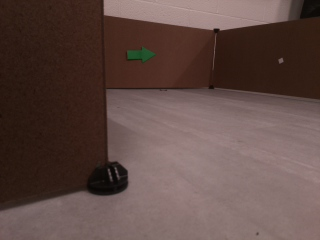
#> input picture src/maze_navigation/maze_navigation/2024F_imgs/298.png, 320 x 240 px, found by its file name
$ python find_color.py
#> lines starting #> are read from the running program, lines starting #| are printed output that depends on the picture; after the words box and inside, x2 and y2 are one past the last pixel; in counts of white or black regions, pixels touching at a corner belong together
#!/usr/bin/env python3

import cv2
import numpy as np

image = cv2.imread('./2024F_imgs/298.png')
#> image is the input picture: shape (240, 320, 3); mean B, G, R 68.9, 73.9, 95.4
hsv = cv2.cvtColor(image, cv2.COLOR_BGR2HSV)
#> hsv: shape (240, 320, 3); mean H, S, V 6.1, 92.3, 95.5
x, y, w, h = [0,0,0,0]

def get_color(event, x, y, flags, param):

    if event == cv2.EVENT_LBUTTONDOWN:
        # Read the pixel color in BGR
        bgr_color = hsv[y, x]

        print(f"HSV color: {bgr_color}")


# In HSV space
lb_G = np.array([50, 120, 65])     # lower bound for green
ub_G = np.array([100, 180, 190])   # upper bound for green

lb_B = np.array([90, 40, 30])      # lower bound for blue
ub_B = np.array([135, 150, 140])   # upper bound for blue

lb_R = np.array([150, 120, 90])    # lower bound for Red
ub_R = np.array([200, 250, 280])   # upper bound for Red

mask_G = cv2.inRange(hsv, lb_G, ub_G)
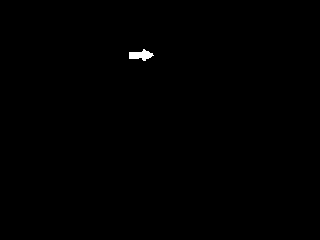
#> mask_G: shape (240, 320); 0.23% white; 1 white region
mask_B = cv2.inRange(hsv, lb_B, ub_B)
#> mask_B: shape (240, 320); every value is 0
mask_R = cv2.inRange(hsv, lb_R, ub_R)

mask = cv2.bitwise_or(cv2.bitwise_or(mask_G,mask_B),mask_R)
cv2.namedWindow('Mask')
cv2.imshow('Mask',mask)

# Find contours
result = cv2.bitwise_and(image, image, mask)

contours, hierarchy = cv2.findContours(mask, cv2.RETR_TREE, cv2.CHAIN_APPROX_SIMPLE)
#> contours = 1 contour; box (x1, y1, x2, y2) and area: (129, 49, 154, 61) 145

# Draw bounding box around the contour with the largest area
max_area = 50
max_contour = None

for contour in contours:
    area = cv2.contourArea(contour)
    print(area)
    if area > max_area:
        max_area = area
        max_contour = contour
#> this loop made 1 pass
#> (area, max_area) on pass 1: (145, 145)
#| 145.0
#> after the loop, max_area = 145; max_contour = contour of 25 points, box (x1, y1, x2, y2) (129, 49, 154, 61), area 145

if max_contour is not None:
    x, y, w, h = cv2.boundingRect(max_contour)
#> x = 129; y = 49; w = 25; h = 12

cv2.rectangle(image, (x, y), (x+w, y+h), (0, 255, 0), 1)
#> image: shape (240, 320, 3); 0.1% of pixels changed, all inside (x1, y1, x2, y2) = (129, 49, 155, 62)

cv2.namedWindow('Frame')
cv2.setMouseCallback('Frame', get_color)
cv2.imshow('Frame',image)
cv2.waitKey(0)
cv2.destroyAllWindows()

$ run again, with src/maze_navigation/maze_navigation/2024F_imgs/100.png copied over src/maze_navigation/maze_navigation/2024F_imgs/298.png
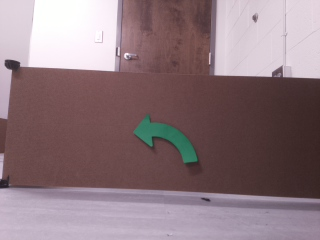
#> input picture src/maze_navigation/maze_navigation/2024F_imgs/100.png, 320 x 240 px, found by its file name
#> image is the input picture: shape (240, 320, 3); mean B, G, R 125.6, 119.8, 141
#> hsv: shape (240, 320, 3); mean H, S, V 132.6, 54, 142.6
#> `mask_G = cv2.inRange(hsv, lb_G, ub_G)`:
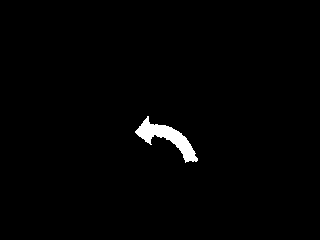
#> mask_G: shape (240, 320); 1.2% white; 1 white region
#> mask_B: shape (240, 320); every value is 0
#> contours = 1 contour; box (x1, y1, x2, y2) and area: (135, 116, 198, 163) 868
#> the loop `for contour in contours:` made 1 pass
#> (area, max_area) on pass 1: (868, 868)
#> (printed output is left out)
#> after the loop `for contour in contours:`: max_area = 868; max_contour = contour of 110 points, box (x1, y1, x2, y2) (135, 116, 198, 163), area 868
#> x = 135; y = 116; w = 63; h = 47
#> `cv2.rectangle(image, (x, y), (x+w, y+h), (0, 255, 0), 1)`:
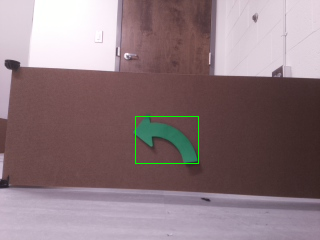
#> image: shape (240, 320, 3); 0.29% of pixels changed, all inside (x1, y1, x2, y2) = (135, 116, 199, 164)

$ run again, with src/maze_navigation/maze_navigation/2024F_imgs/103.png copied over src/maze_navigation/maze_navigation/2024F_imgs/298.png
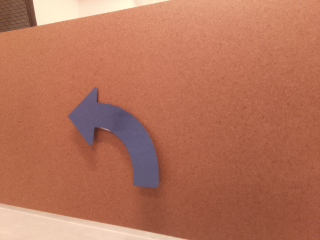
#> input picture src/maze_navigation/maze_navigation/2024F_imgs/103.png, 320 x 240 px, found by its file name
#> image is the input picture: shape (240, 320, 3); mean B, G, R 89.5, 114.1, 181.9
#> hsv: shape (240, 320, 3); mean H, S, V 14.4, 133, 182.5
#> mask_G: shape (240, 320); every value is 0
#> `mask_B = cv2.inRange(hsv, lb_B, ub_B)`:
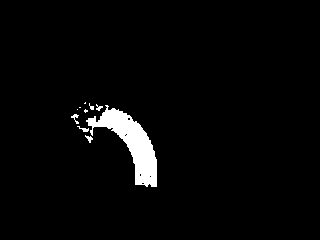
#> mask_B: shape (240, 320); 2.9% white; 10 white regions (5 under 20 px)
#> contours = 16 contours, 15 with area under 20; largest, box (x1, y1, x2, y2) and area: (86, 105, 157, 187) 1984
#> the loop `for contour in contours:` made 16 passes
#> (area, max_area) on pass 7: (1984.5, 1984.5)
#> (printed output is left out)
#> after the loop `for contour in contours:`: max_area = 1984.5; max_contour = contour of 129 points, box (x1, y1, x2, y2) (86, 105, 157, 187), area 1984
#> x = 86; y = 105; w = 71; h = 82
#> `cv2.rectangle(image, (x, y), (x+w, y+h), (0, 255, 0), 1)`:
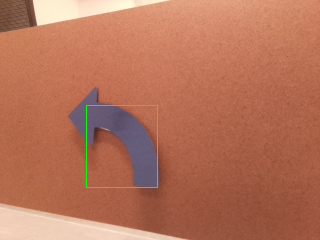
#> image: shape (240, 320, 3); 0.4% of pixels changed, all inside (x1, y1, x2, y2) = (86, 105, 158, 188)

$ run again, with src/maze_navigation/maze_navigation/2024F_imgs/104.png copied over src/maze_navigation/maze_navigation/2024F_imgs/298.png
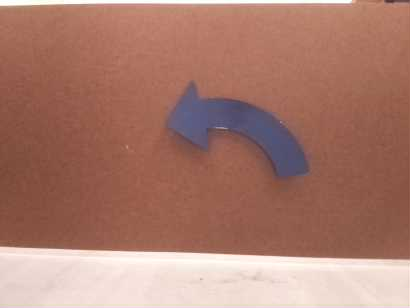
#> input picture src/maze_navigation/maze_navigation/2024F_imgs/104.png, 410 x 308 px, found by its file name
#> image is the input picture: shape (308, 410, 3); mean B, G, R 110.5, 123.8, 170.2
#> hsv: shape (308, 410, 3); mean H, S, V 15.3, 99.1, 171.1
#> mask_G: shape (308, 410); every value is 0
#> `mask_B = cv2.inRange(hsv, lb_B, ub_B)`:
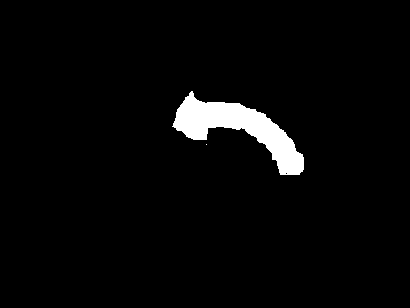
#> mask_B: shape (308, 410); 3.2% white; 2 white regions (1 under 20 px)
#> contours = 3 contours, 2 with area under 20; largest, box (x1, y1, x2, y2) and area: (172, 91, 304, 175) 3836
#> the loop `for contour in contours:` made 3 passes
#> (area, max_area) on pass 2: (3836, 3836)
#> (printed output is left out)
#> after the loop `for contour in contours:`: max_area = 3836; max_contour = contour of 158 points, box (x1, y1, x2, y2) (172, 91, 304, 175), area 3836
#> x = 172; y = 91; w = 132; h = 84
#> `cv2.rectangle(image, (x, y), (x+w, y+h), (0, 255, 0), 1)`:
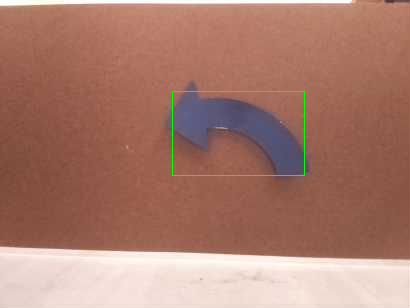
#> image: shape (308, 410, 3); 0.34% of pixels changed, all inside (x1, y1, x2, y2) = (172, 91, 305, 176)
